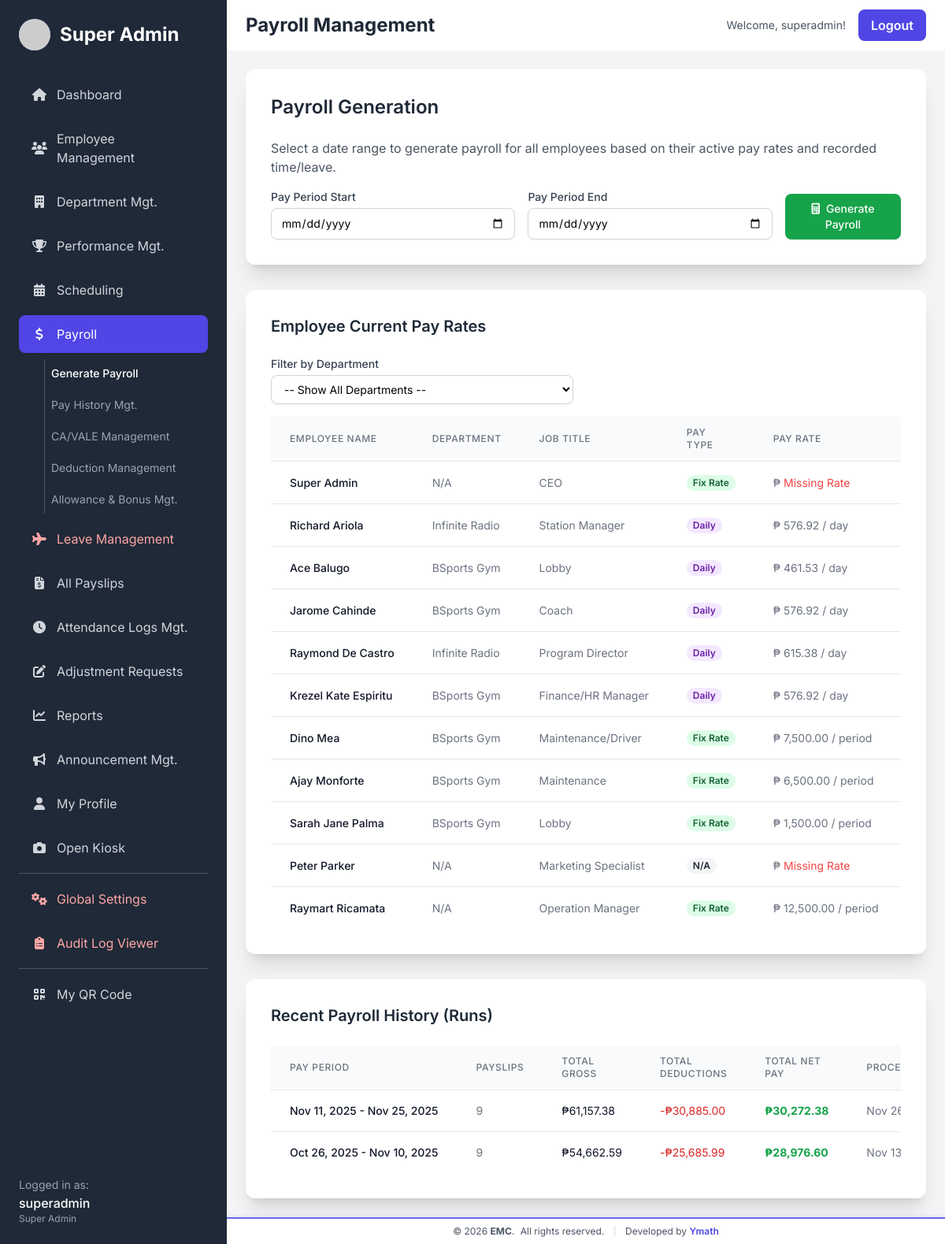
/payroll.php (signed in), run on the app's committed database.
### tables this page shows
CREATE TABLE `employees` (
  `employee_id` int(11) NOT NULL,
  `first_name` varchar(100) NOT NULL,
  `last_name` varchar(100) NOT NULL,
  `email` varchar(255) NOT NULL,
  `phone` varchar(20) DEFAULT NULL,
  `profile_picture_url` varchar(255) DEFAULT NULL,
  `job_title` varchar(100) DEFAULT NULL,
  `department` varchar(100) DEFAULT NULL,
  `created_at` timestamp NOT NULL DEFAULT current_timestamp(),
  `pay_rate` decimal(10,2) NOT NULL DEFAULT 0.00
);

### config/utils.php (called while the page is built, shortened)
<?php
function getEmployeePayRateOnDate($pdo, $employee_id, $check_date) {
    try {
        $sql = "SELECT pay_type, pay_rate
                FROM employee_pay_history
                WHERE employee_id = ?
                AND effective_start_date <= ?
                ORDER BY effective_start_date DESC
                LIMIT 1";
        $stmt = $pdo->prepare($sql);
        $stmt->execute([$employee_id, $check_date]);
        return $stmt->fetch(PDO::FETCH_ASSOC);
    } catch (PDOException $e) {
        error_log("Error fetching pay rate for EID {$employee_id} on {$check_date}: " . $e->getMessage());
        return false;
    }
}
?>

### payroll.php (the view, shortened to what this page needs)
<?php
include 'template/header.php';
require_once __DIR__ . '/config/utils.php';
$currency_symbol = $_SESSION['settings']['currency_symbol'] ?? '$';
$filter_department = $_GET['department'] ?? 'all';
function getEmployeesForPayroll($pdo, $department_filter = 'all') {
    try {
        $sql = "SELECT e.employee_id, e.first_name, e.last_name, e.department, e.job_title
                 FROM employees e";
        $params = [];
        $sql .= " ORDER BY e.last_name, e.first_name";
        $stmt = $pdo->prepare($sql);
        $stmt->execute($params);
        $employees = $stmt->fetchAll(PDO::FETCH_ASSOC);
        $today = date('Y-m-d');
        foreach ($employees as &$emp) {
            $pay_data = getEmployeePayRateOnDate($pdo, $emp['employee_id'], $today);
        }
        return $employees;
    } catch (PDOException $e) {
        error_log("Error fetching employees for payroll: " . $e->getMessage());
        return [];
    }
}
function getPayrollRunHistory($pdo, $limit = 10) {
    try {
        $sql = "
             SELECT
                 pay_period_start,
                 pay_period_end,
                 COUNT(payroll_id) AS total_payslips,
                 SUM(gross_pay) AS total_gross,
                 SUM(deductions) AS total_deductions,
                 SUM(net_pay) AS total_net,
                 MAX(created_at) AS last_processed
             FROM payroll
             GROUP BY pay_period_start, pay_period_end
             ORDER BY pay_period_end DESC, last_processed DESC
             LIMIT ?
         ";
        $stmt = $pdo->prepare($sql);
        $stmt->bindValue(1, $limit, PDO::PARAM_INT);
        $stmt->execute();
        return $stmt->fetchAll(PDO::FETCH_ASSOC);
    } catch (PDOException $e) {
        error_log("Error fetching payroll history: " . $e->getMessage());
        return [];
    }
}
$employees = getEmployeesForPayroll($pdo, $filter_department);
$payroll_history = getPayrollRunHistory($pdo);
?>
<div class="bg-white p-8 rounded-xl shadow-xl mb-8">
    <h2 class="text-2xl font-semibold text-gray-800 mb-6">Payroll Generation</h2>
    <p class="text-gray-600 mb-4">Select a date range to generate payroll for all employees based on their active pay rates and recorded time/leave.</p>
    <form id="generatePayrollForm" class="grid grid-cols-1 md:grid-cols-5 gap-4 items-end">
        <div class="md:col-span-2">
            <label for="start_date" class="block text-sm font-medium text-gray-700">Pay Period Start</label>
            <input type="date" id="start_date" name="start_date" required class="mt-1 block w-full px-3 py-2 border border-gray-300 rounded-lg shadow-sm focus:outline-none focus:ring-green-500 focus:border-green-500 sm:text-sm">
        </div>
        <div class="md:col-span-2">
            <label for="end_date" class="block text-sm font-medium text-gray-700">Pay Period End</label>
            <input type="date" id="end_date" name="end_date" required class="mt-1 block w-full px-3 py-2 border border-gray-300 rounded-lg shadow-sm focus:outline-none focus:ring-green-500 focus:border-green-500 sm:text-sm">
        </div>
        <div class="md:col-span-1">
            <button type="button" id="generateButton" onclick="openPayrollConfirmationModal()" class="w-full px-4 py-2 border border-transparent rounded-lg shadow-sm text-sm font-medium text-white bg-green-600 hover:bg-green-700 focus:outline-none focus:ring-2 focus:ring-offset-2 focus:ring-green-500 transition-colors duration-200">
                <i class="fas fa-calculator mr-2"></i>Generate Payroll
            </button>
        </div>
    </form>
</div>
<div class="bg-white p-8 rounded-xl shadow-xl mb-8">
    <h2 class="text-xl font-semibold text-gray-800 mb-6">Employee Current Pay Rates</h2>
    <form id="departmentFilterForm" method="GET" class="mb-4 max-w-sm">
        <label for="department_filter" class="block text-sm font-medium text-gray-700">Filter by Department</label>
        <div class="flex items-center space-x-2">
            <select id="department_filter" name="department" onchange="document.getElementById('departmentFilterForm').submit()"
                    class="mt-1 block w-full px-3 py-2 border border-gray-300 bg-white rounded-lg shadow-sm focus:outline-none focus:ring-indigo-500 focus:border-indigo-500 sm:text-sm">
                <option value="all">-- Show All Departments --</option>
            </select>
        </div>
    </form>
    <div class="overflow-x-auto">
        <table class="min-w-full divide-y divide-gray-200">
            <thead class="bg-gray-50">
            <tr>
                <th scope="col" class="px-6 py-3 text-left text-xs font-medium text-gray-500 uppercase tracking-wider">Employee Name</th>
                <th scope="col" class="px-6 py-3 text-left text-xs font-medium text-gray-500 uppercase tracking-wider">Department</th>
                <th scope="col" class="px-6 py-3 text-left text-xs font-medium text-gray-500 uppercase tracking-wider">Job Title</th>
                <th scope="col" class="px-6 py-3 text-left text-xs font-medium text-gray-500 uppercase tracking-wider">Pay Type</th>
                <th scope="col" class="px-6 py-3 text-left text-xs font-medium text-gray-500 uppercase tracking-wider">Pay Rate</th>
                <th scope="col" class="px-6 py-3 text-left text-xs font-medium text-gray-500 uppercase tracking-wider">Actions</th>
            </tr>
            </thead>
            <tbody class="bg-white divide-y divide-gray-200">
            <?php if (count($employees) > 0): ?>
                <?php foreach ($employees as $emp): ?>
                    <tr>
                        <td class="px-6 py-4 whitespace-nowrap text-sm font-medium text-gray-900"><?php echo htmlspecialchars($emp['first_name'] . ' ' . $emp['last_name']); ?></td>
                        <td class="px-6 py-4 whitespace-nowrap text-sm text-gray-500"><?php echo htmlspecialchars($emp['department'] ?? 'N/A'); ?></td>
                        <td class="px-6 py-4 whitespace-nowrap text-sm text-gray-500"><?php echo htmlspecialchars($emp['job_title']); ?></td>
                        <td class="px-6 py-4 whitespace-nowrap text-sm text-gray-500">
                             <span class="px-2 inline-flex text-xs leading-5 font-semibold rounded-full <?php
                             $type_class = 'bg-gray-100 text-gray-800';
                             if ($emp['pay_type'] == 'Fix Rate') $type_class = 'bg-green-100 text-green-800';
                             else if ($emp['pay_type'] == 'Hourly') $type_class = 'bg-blue-100 text-blue-800';
                             else if ($emp['pay_type'] == 'Daily') $type_class = 'bg-purple-100 text-purple-800';
                             echo $type_class; ?>">
                                 <?php echo htmlspecialchars($emp['pay_type']); ?>
                             </span>
                        </td>
                        <td class="px-6 py-4 whitespace-nowrap text-sm text-gray-500">
                            <?php echo htmlspecialchars($currency_symbol); ?>
                            <?php
                            if ($emp['pay_rate'] > 0) {
                                echo htmlspecialchars(number_format($emp['pay_rate'], 2));
                                if ($emp['pay_type'] == 'Hourly') echo ' / hr';
                                else if ($emp['pay_type'] == 'Daily') echo ' / day';
                                else if ($emp['pay_type'] == 'Fix Rate') echo ' / period';
                            } else { echo '<span class="text-red-500">Missing Rate</span>'; }
                            ?>
                        </td>
                        <td class="px-6 py-4 whitespace-nowrap text-right text-sm font-medium">
                        </td>
                    </tr>
                <?php endforeach; ?>
            <?php else: ?>
                <tr><td colspan="6" class="px-6 py-4 whitespace-nowrap text-sm text-gray-500 text-center">No employees found.</td></tr>
            <?php endif; ?>
            </tbody>
        </table>
    </div>
</div>
<div class="bg-white p-8 rounded-xl shadow-xl">
    <h2 class="text-xl font-semibold text-gray-800 mb-6">Recent Payroll History (Runs)</h2>
    <div class="overflow-x-auto">
        <table class="min-w-full divide-y divide-gray-200">
            <thead class="bg-gray-50">
            <tr>
                <th scope="col" class="px-6 py-3 text-left text-xs font-medium text-gray-500 uppercase tracking-wider">Pay Period</th>
                <th scope="col" class="px-6 py-3 text-left text-xs font-medium text-gray-500 uppercase tracking-wider">Payslips</th>
                <th scope="col" class="px-6 py-3 text-left text-xs font-medium text-gray-500 uppercase tracking-wider">Total Gross</th>
                <th scope="col" class="px-6 py-3 text-left text-xs font-medium text-gray-500 uppercase tracking-wider">Total Deductions</th>
                <th scope="col" class="px-6 py-3 text-left text-xs font-medium text-gray-500 uppercase tracking-wider">Total Net Pay</th>
                <th scope="col" class="px-6 py-3 text-left text-xs font-medium text-gray-500 uppercase tracking-wider">Processed Date</th>
            </tr>
            </thead>
            <tbody class="bg-white divide-y divide-gray-200">
            <?php if (count($payroll_history) > 0): ?>
                <?php foreach ($payroll_history as $run): ?>
                    <tr id="history-row-<?php echo htmlspecialchars($run['pay_period_start'] . '_' . $run['pay_period_end']); ?>">
                        <td class="px-6 py-4 whitespace-nowrap text-sm font-medium text-gray-900"><?php echo htmlspecialchars(date('M d, Y', strtotime($run['pay_period_start']))) . ' - ' . htmlspecialchars(date('M d, Y', strtotime($run['pay_period_end']))); ?></td>
                        <td class="px-6 py-4 whitespace-nowrap text-sm text-gray-500"><?php echo htmlspecialchars($run['total_payslips']); ?></td>
                        <td class="px-6 py-4 whitespace-nowrap text-sm text-gray-900"><?php echo htmlspecialchars($currency_symbol) . htmlspecialchars(number_format($run['total_gross'], 2)); ?></td>
                        <td class="px-6 py-4 whitespace-nowrap text-sm text-red-600">-<?php echo htmlspecialchars($currency_symbol) . htmlspecialchars(number_format($run['total_deductions'], 2)); ?></td>
                        <td class="px-6 py-4 whitespace-nowrap text-sm font-bold text-green-600"><?php echo htmlspecialchars($currency_symbol) . htmlspecialchars(number_format($run['total_net'], 2)); ?></td>
                        <td class="px-6 py-4 whitespace-nowrap text-sm text-gray-500"><?php echo htmlspecialchars(date('M d, Y h:i A', strtotime($run['last_processed']))); ?></td>
                    </tr>
                <?php endforeach; ?>
            <?php else: ?>
                <tr><td colspan="7" class="px-6 py-4 whitespace-nowrap text-sm text-gray-500 text-center">No payroll runs recorded yet.</td></tr>
            <?php endif; ?>
            </tbody>
        </table>
    </div>
</div>
<?php
include 'template/footer.php';
?>

### template/header.php (style rules this page uses)
body { font-family: 'Inter', sans-serif; }

### data on the page
employees: first_name+last_name "Super Admin", department "N/A", job_title "CEO", pay_type "Fix Rate", shows "Missing Rate"
employees: first_name+last_name "Richard Ariola", department "Infinite Radio", job_title "Station Manager", pay_type "Daily", pay_rate "576.92", shows "/ day"
employees: first_name+last_name "Ace Balugo", department "BSports Gym", job_title "Lobby", pay_type "Daily", pay_rate "461.53", shows "/ day"
employees: first_name+last_name "Jarome Cahinde", department "BSports Gym", job_title "Coach", pay_type "Daily", pay_rate "576.92", shows "/ day"
employees: first_name+last_name "Raymond De Castro", department "Infinite Radio", job_title "Program Director", pay_type "Daily", pay_rate "615.38", shows "/ day"
employees: first_name+last_name "Krezel Kate Espiritu", department "BSports Gym", job_title "Finance/HR Manager", pay_type "Daily", pay_rate "576.92", shows "/ day"
employees: first_name+last_name "Dino Mea", department "BSports Gym", job_title "Maintenance/Driver", pay_type "Fix Rate", pay_rate "7,500.00", shows "/ period"
employees: first_name+last_name "Ajay Monforte", department "BSports Gym", job_title "Maintenance", pay_type "Fix Rate", pay_rate "6,500.00", shows "/ period"
employees: first_name+last_name "Sarah Jane Palma", department "BSports Gym", job_title "Lobby", pay_type "Fix Rate", pay_rate "1,500.00", shows "/ period"
employees: first_name+last_name "Peter Parker", department "N/A", job_title "Marketing Specialist", pay_type "N/A", shows "Missing Rate"
employees: first_name+last_name "Raymart Ricamata", department "N/A", job_title "Operation Manager", pay_type "Fix Rate", pay_rate "12,500.00", shows "/ period"

### other printed values
$_SESSION['username'] "superadmin"
$_SESSION['role'] "Super Admin"
$pageTitle "Payroll Management"
date('M d, Y', strtotime($run['pay_period_start'])) "Nov 11, 2025"
date('M d, Y', strtotime($run['pay_period_end'])) "Nov 25, 2025"
$run['total_payslips'] "9"
$run['total_gross'] "61,157.38"
$run['total_deductions'] "30,885.00"
$run['total_net'] "30,272.38"
date('M d, Y h:i A', strtotime($run['last_processed'])) "Nov…"
date('M d, Y', strtotime($run['pay_period_start'])) "Oct 26, 2025"
date('M d, Y', strtotime($run['pay_period_end'])) "Nov 10, 2025"
$run['total_gross'] "54,662.59"
$run['total_deductions'] "25,685.99"
$run['total_net'] "28,976.60"
